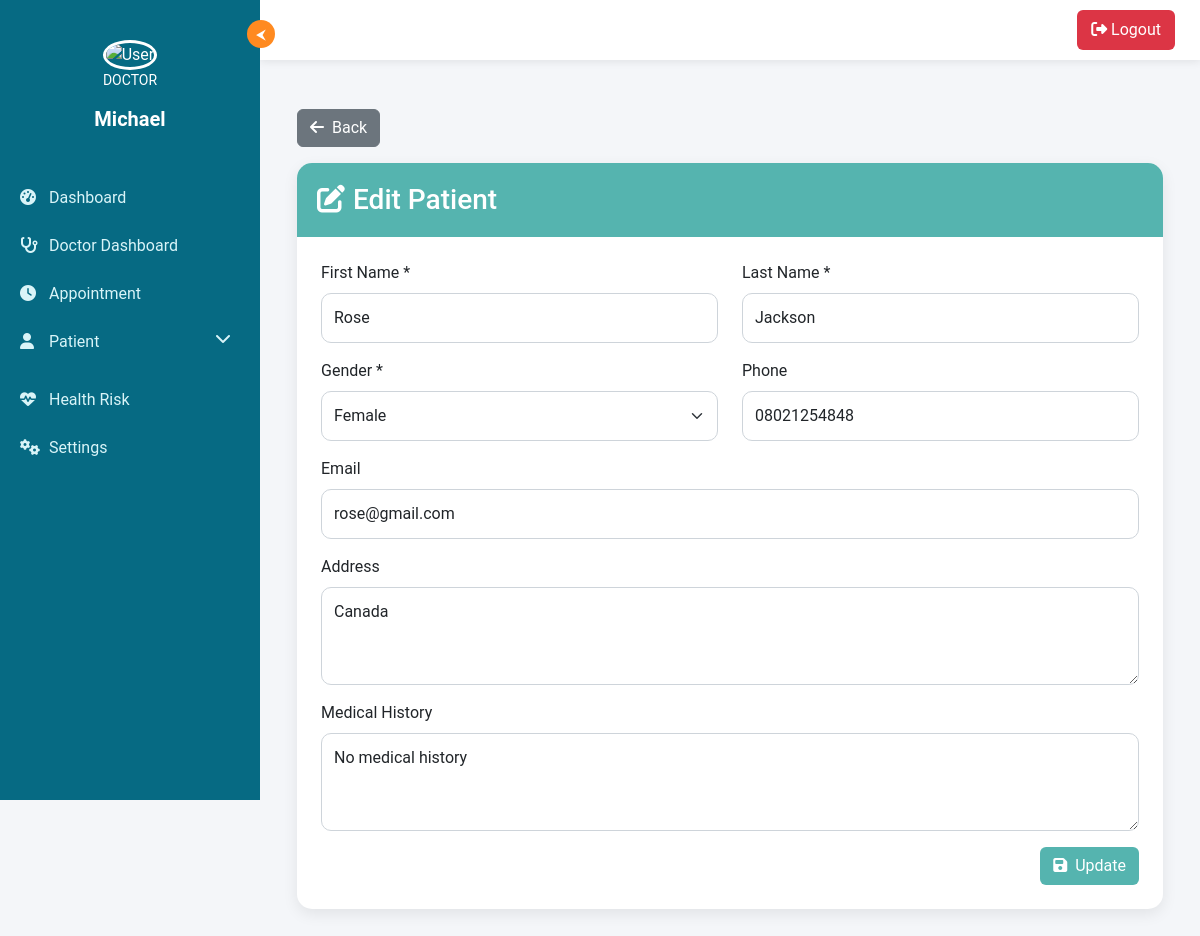
The app's page /patient/3/edit (signed in) with its own data.
### tables this page shows
CREATE TABLE patients (
            id INTEGER PRIMARY KEY AUTOINCREMENT,
            patient_id TEXT UNIQUE NOT NULL,
            first_name TEXT NOT NULL,
            last_name TEXT NOT NULL,
            date_of_birth DATE NOT NULL,
            gender TEXT NOT NULL,
            phone TEXT,
            email TEXT,
            address TEXT,
            emergency_contact TEXT,
            medical_history TEXT,
            created_by INTEGER,
            created_at TIMESTAMP DEFAULT CURRENT_TIMESTAMP,
            FOREIGN KEY (created_by) REFERENCES users (id)
        );

### templates/app.py (the view, shortened to what this page needs)
@app.route("/patient/<int:id>/edit", methods=["GET", "POST"])
@login_required
def edit_patient(id):
    conn = get_db()
    patient = conn.execute("SELECT * FROM patients WHERE id = ?", (id,)).fetchone()
    if not patient:
        flash("Patient not found!", "danger")
        conn.close()
        return redirect(url_for("view_patients"))
    conn.close()
    return render_template("edit_patient.html", patient=patient)

### templates/app.py (called while the page is built)
def get_db():
    conn = sqlite3.connect('hospital.db')
    conn.row_factory = sqlite3.Row
    return conn

def login_required(f):
    @wraps(f)
    def wrapper(*args, **kwargs):
        if 'user_id' not in session:
            flash("Please log in first.", "danger")
            return redirect(url_for("login"))
        return f(*args, **kwargs)
    return wrapper

### templates/templates/edit_patient.html (shortened to what this page needs)
{% extends "base.html" %}
{% block content %}
<div class="container py-4">
    <a href="{{ url_for('view_patients') }}" class="btn btn-secondary mb-3">
        <i class="fas fa-arrow-left me-1"></i> Back
    </a>
    <div class="edit-card">
        <div class="edit-header">
            <h3 class="mb-0"><i class="fas fa-edit me-2"></i>Edit Patient</h3>
        </div>
        <div class="card-body p-4">
            <form method="POST">
                <div class="row">
                    <div class="col-md-6 mb-3">
                        <label class="form-label">First Name *</label>
                        <input type="text" class="form-control"
                               name="first_name" value="{{ patient.first_name }}" required>
                    </div>
                    <div class="col-md-6 mb-3">
                        <label class="form-label">Last Name *</label>
                        <input type="text" class="form-control"
                               name="last_name" value="{{ patient.last_name }}" required>
                    </div>
                </div>
                <div class="row">
                    <div class="col-md-6 mb-3">
                        <label class="form-label">Gender *</label>
                        <select class="form-select" name="gender" required>
                            <option value="Female" {% if patient.gender=='Female' %}selected{% endif %}>Female</option>
                        </select>
                    </div>
                    <div class="col-md-6 mb-3">
                        <label class="form-label">Phone</label>
                        <input type="text" class="form-control"
                               name="phone" value="{{ patient.phone }}">
                    </div>
                </div>
                <div class="mb-3">
                    <label class="form-label">Email</label>
                    <input type="email" class="form-control"
                           name="email" value="{{ patient.email }}">
                </div>
                <div class="mb-3">
                    <label class="form-label">Address</label>
                    <textarea rows="3" class="form-control"
                              name="address">{{ patient.address }}</textarea>
                </div>
                <div class="mb-3">
                    <label class="form-label">Medical History</label>
                    <textarea rows="3" class="form-control"
                              name="medical_history">{{ patient.medical_history }}</textarea>
                </div>
                <div class="text-end">
                    <button type="submit" class="btn" style="background-color: #55B4AF; color:#fff">
                        <i class="fas fa-save me-1"></i> Update
                    </button>
                </div>
            </form>
        </div>
    </div>
</div>
{% endblock %}

### templates/templates/base.html (style rules this page uses)
body { margin: 0; font-family: 'Segoe UI', Tahoma, Geneva, Verdana, sans-serif; overflow-x: hidden; background: #f4f6f9; }

### templates/templates/edit_patient.html (style rules this page uses)
body, p, h1, h2, h3, h4, h5, h6, label, input, select, textarea, button, table, td, th, a, span { font-family: 'Roboto', sans-serif !important; }
.edit-card { border-radius: 15px; box-shadow: 0 5px 15px rgba(0,0,0,0.08); animation: fadeIn 0.5s ease; background: #ffffff; }
.edit-header { background: #55B4AF; color: white; border-radius: 15px 15px 0 0; padding: 20px; }
.form-control, .form-select, textarea { border-radius: 10px; padding: 12px; border: 1px solid #ced4da; transition: all 0.25s ease; }

### records on screen
patients: first_name "Rose", last_name "Jackson", gender "Female", phone "08021254848", email "rose@gmail.com", address "Canada", medical_history "No medical history"

### other values on screen
{{ session.role|upper if session.role else 'USER' }} "DOCTOR"
{{ session.username }} "Michael"
